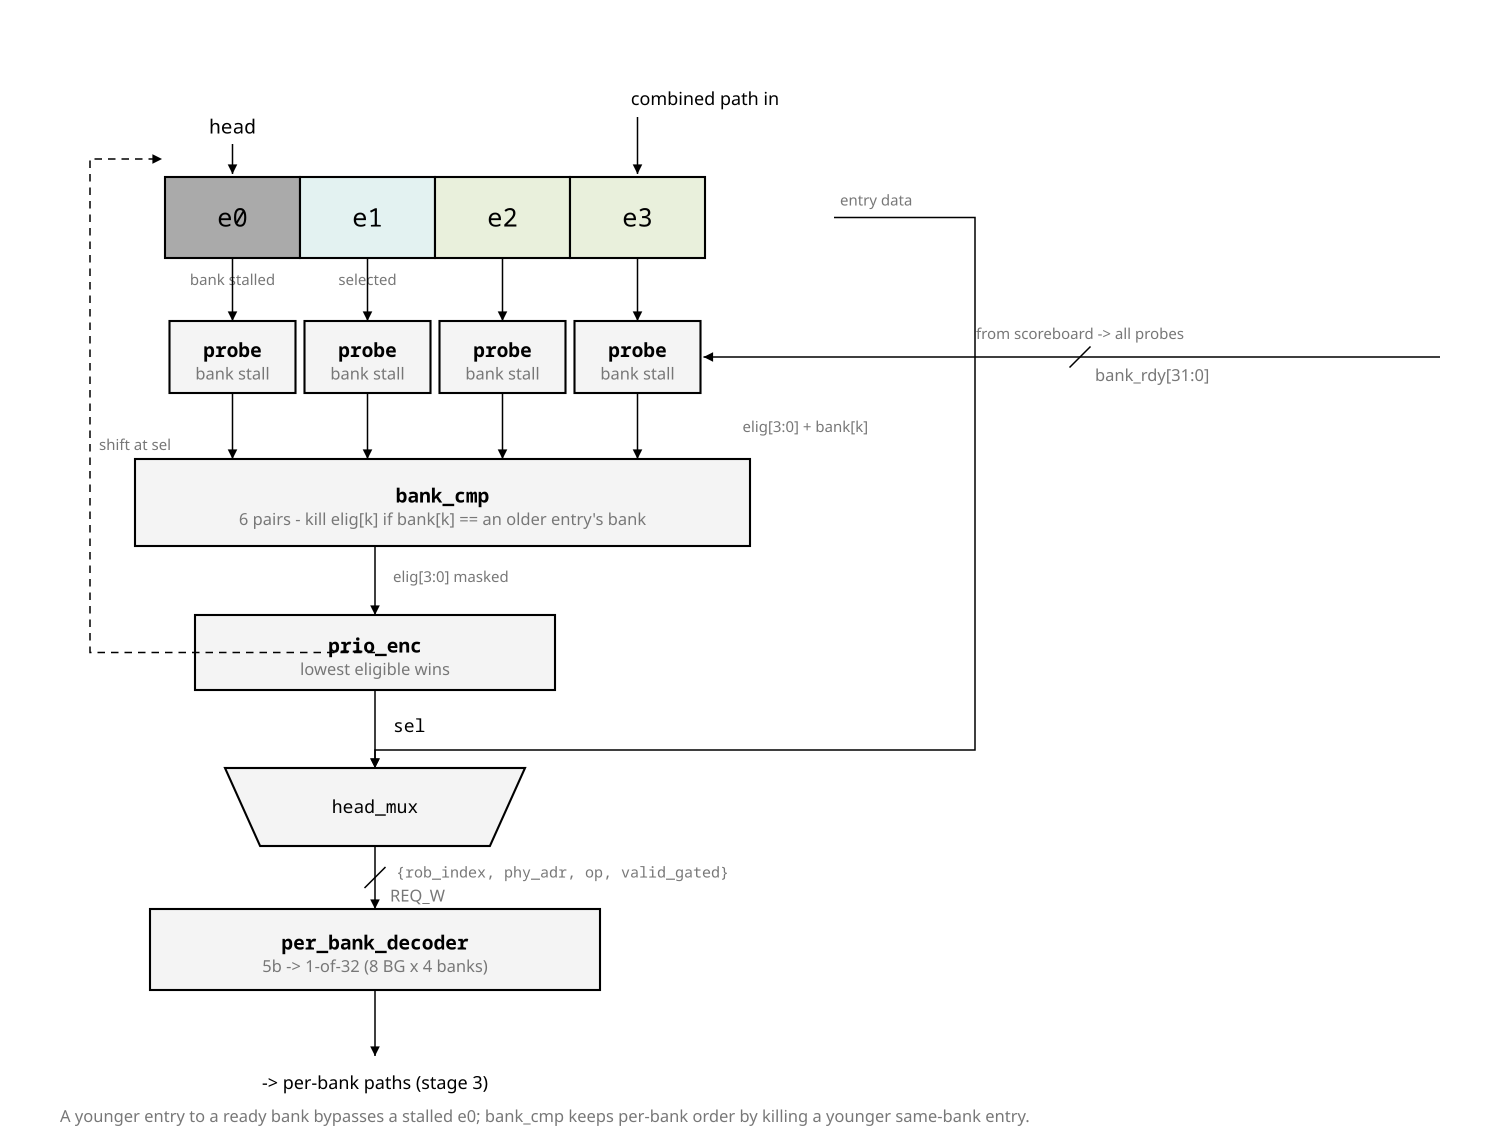

Source code (Python):
from rtlfig import Fig, MUTED, FILL_ACTIVE, FAINT

# fig_02 — combined-path lookahead / bank-stall bypass.
# Invariant: a younger entry to a READY bank bypasses a stalled e0;
# bank_cmp keeps per-bank order by killing a younger same-bank entry.

f = Fig(1000, 760)

# ---------------- req in at tail, head drains at e0 ----------------
f.text(470, 70, "combined path in", size=12, mono=False, anchor="middle")
f.line(425, 78, 425, 116, arrow=True)

# ---------------- 4-entry shift register (e0 = head/oldest) ----------------
# scenario shown: e0 bank stalled, e1 (diff ready bank) selected this cycle.
cx = f.cells(110, 118, 4, 90, 54, ["e0", "e1", "e2", "e3"],
             fills=[FAINT, FILL_ACTIVE, None, None])
f.ptr_in(cx[0], 96, 116, "head")
f.text(cx[0], 190, "bank stalled", size=10, mono=False, anchor="middle", fill=MUTED)
f.text(cx[1], 190, "selected", size=10, mono=False, anchor="middle", fill=MUTED)

# ---------------- per-entry probe vs bank_rdy ----------------
for c in cx:
    f.line(c, 172, c, 214, arrow=True)
    f.logic(c - 42, 214, 84, 48, "probe", "bank stall")

# bank_rdy bus from the scoreboard into every probe
f.line(960, 238, cx[3] + 44, 238, arrow=True)
f.slash(720, 238, "bank_rdy[31:0]")
f.text(720, 226, "from scoreboard  ->  all probes", size=10, mono=False,
       anchor="middle", fill=MUTED)

# ---------------- bank_cmp: pairwise order guard ----------------
for c in cx:
    f.line(c, 262, c, 306, arrow=True)
f.text(cx[3] + 70, 288, "elig[3:0] + bank[k]", size=10, mono=False, fill=MUTED)
f.logic(90, 306, 410, 58, "bank_cmp",
        "6 pairs  -  kill elig[k] if bank[k] == an older entry's bank")

# ---------------- prio_enc -> head mux ----------------
f.line(250, 364, 250, 410, arrow=True)
f.text(262, 388, "elig[3:0] masked", size=10, mono=False, fill=MUTED)
f.logic(130, 410, 240, 50, "prio_enc", "lowest eligible wins")

f.line(250, 460, 250, 512, arrow=True)
f.text(262, 488, "sel", size=12)
mx = f.mux(150, 512, 200, 52, "head_mux")

# entry data tapped from the shift reg into the mux
f.path("M556 145 L650 145 L650 500 L250 500 L250 512", arrow=True)
f.text(560, 137, "entry data", size=10, mono=False, fill=MUTED)

# ---------------- head mux out -> per-bank decoder ----------------
f.line(250, 564, 250, 606, arrow=True)
f.slash(250, 585, "REQ_W")
f.text(264, 585, "{rob_index, phy_adr, op, valid_gated}", size=10, fill=MUTED)

f.logic(100, 606, 300, 54, "per_bank_decoder", "5b  ->  1-of-32  (8 BG x 4 banks)")
f.line(250, 660, 250, 704, arrow=True)
f.text(250, 726, "->  per-bank paths (stage 3)", size=12, mono=False, anchor="middle")

# ---------------- shift-at-sel feedback ----------------
f.path("M250 435 L60 435 L60 106 L108 106", arrow=True, dashed=True)
f.text(66, 300, "shift at sel", size=10, mono=False, fill=MUTED)

f.caption(40, 748, "A younger entry to a ready bank bypasses a stalled e0; "
                   "bank_cmp keeps per-bank order by killing a younger "
                   "same-bank entry.")

f.save("fig_02_lookahead.svg")
print("wrote fig_02_lookahead.svg")
